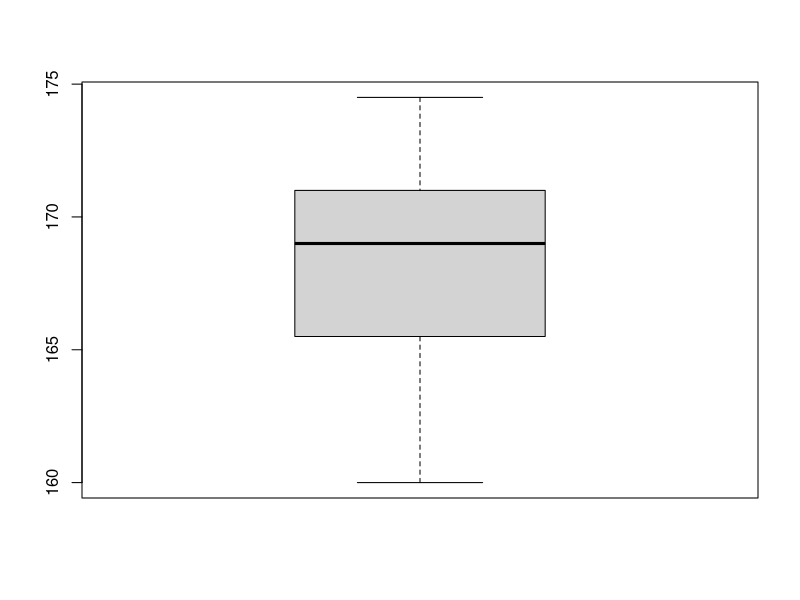
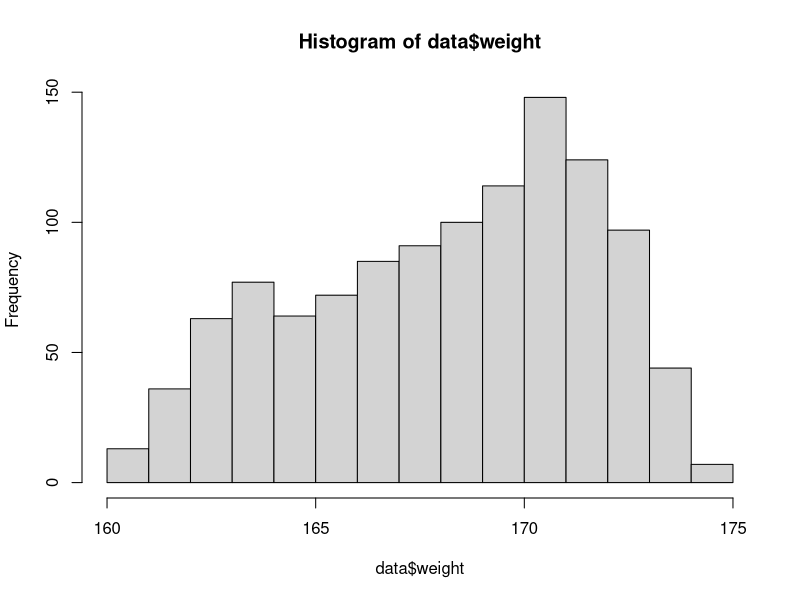
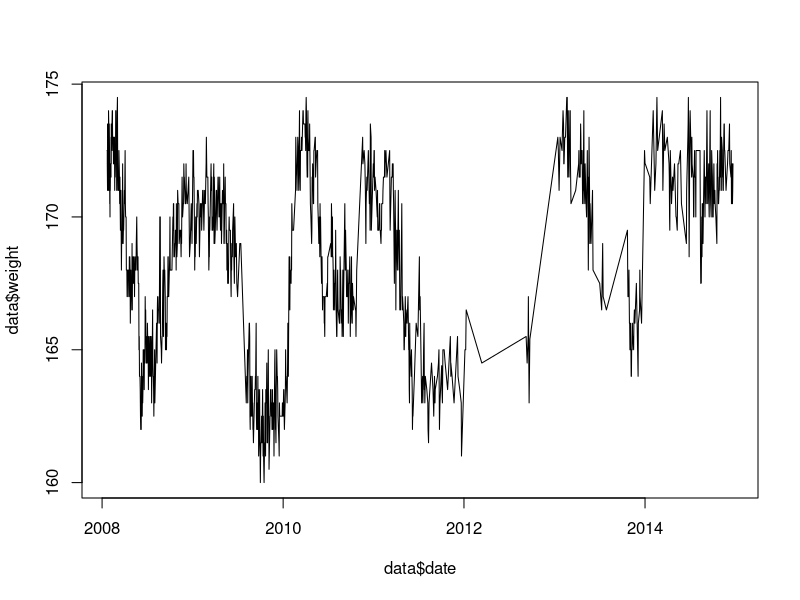
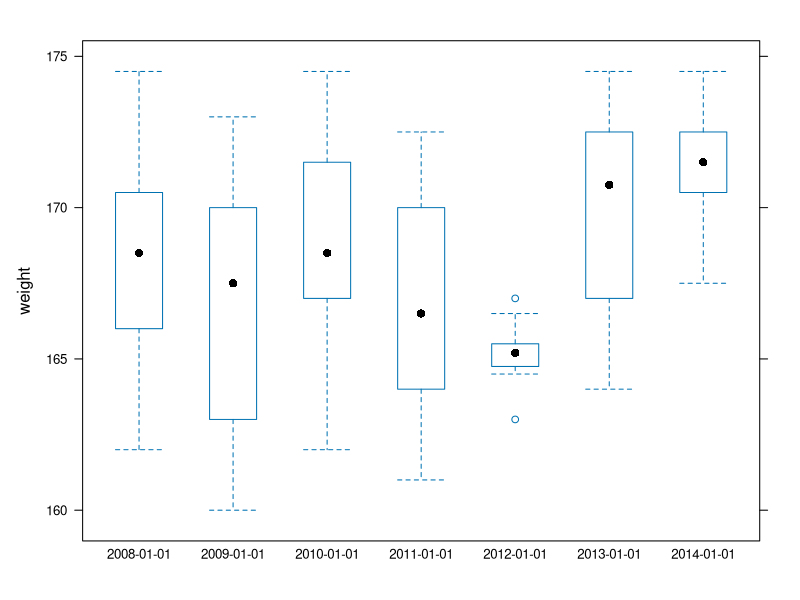
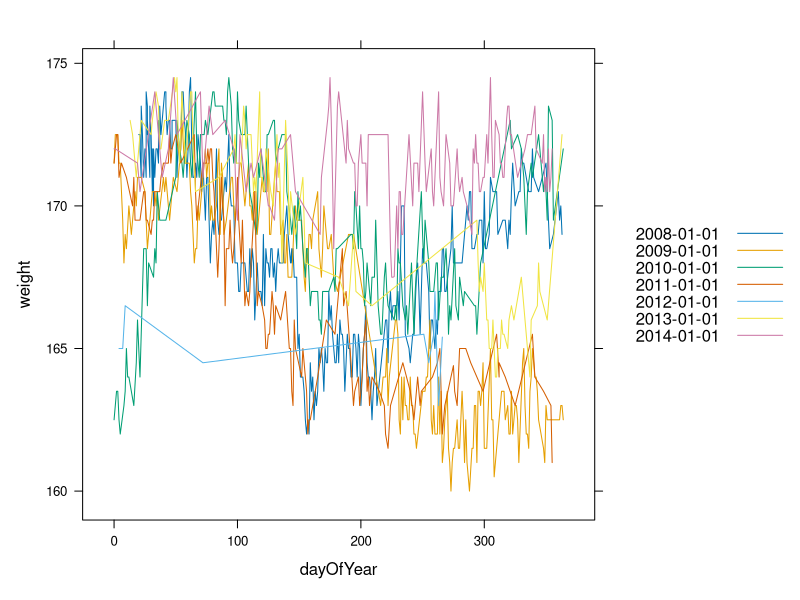
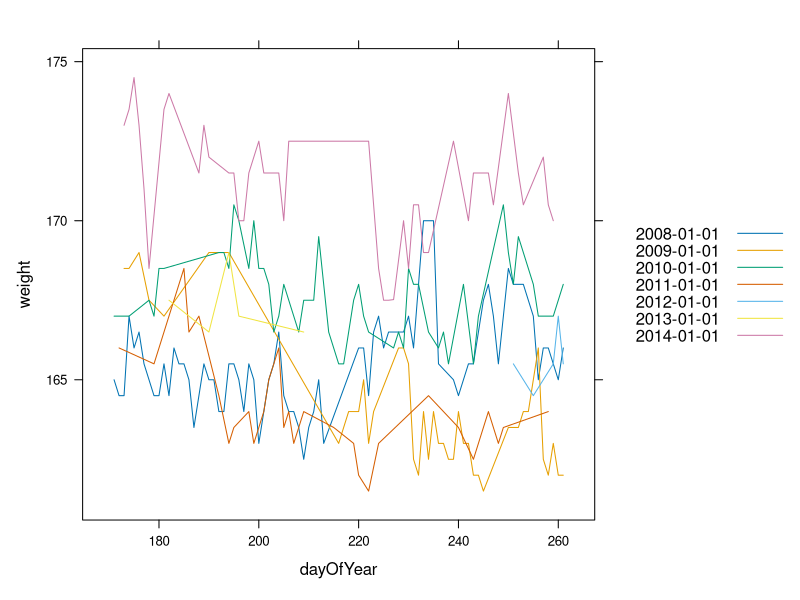
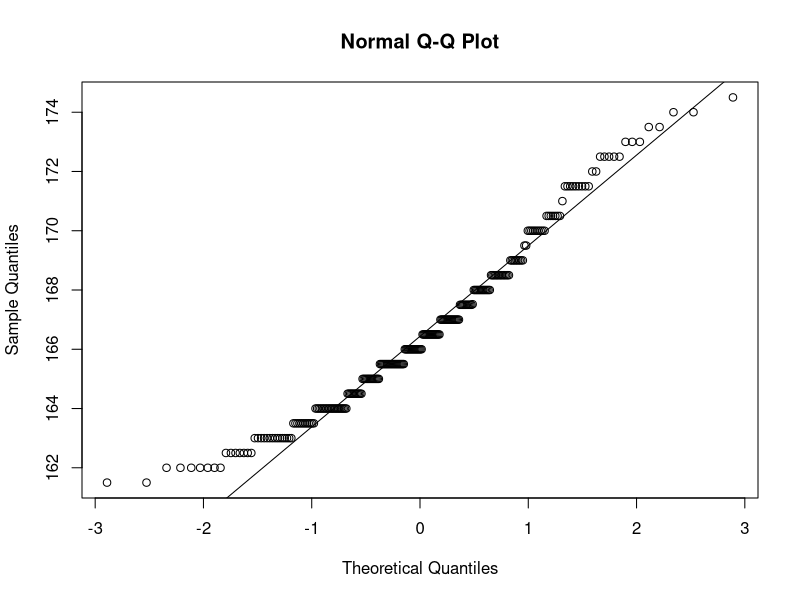
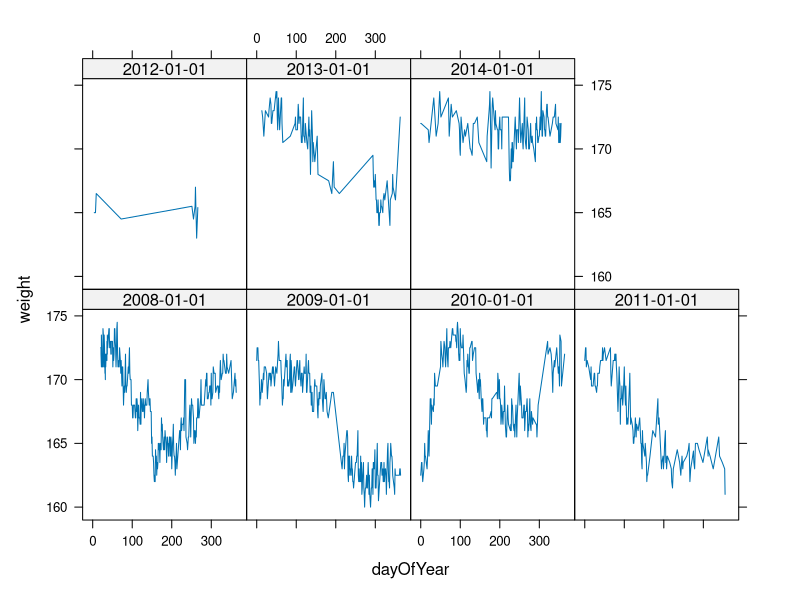

Reproduce these figures in R, in order.
## ---- chunk 1
raw <- read.csv('Weight - Weight.csv', stringsAsFactors=FALSE)
str(raw)
## ---- chunk 2
CleanDate <- as.Date(raw$Timestamp, format = '%m/%d/%Y')

# The command above created missing (NA) values if Timestamp was missing. 
missing <- which(is.na(CleanDate))

# Fill in the missing dates from the Date field
CleanDate[missing] <- as.Date(raw$Date[missing], format = '%m/%d/%Y')

num_missing_dates <- sum(is.na(CleanDate))
## ---- chunk 3
CleanWeight <- as.numeric(raw$Weight)

num_missing_weights <- sum(is.na(CleanWeight))
## ---- chunk 4
# Create a new data frame with the cleaned dates (labeled Date)
data <- data.frame(date = CleanDate, weight = CleanWeight)

data <- data[! (is.na(CleanDate) | is.na(CleanWeight)),]
## ---- chunk 5
s <- summary(data$weight)
s
## ---- chunk 6
boxplot(data$weight)
## ---- chunk 7
hist(data$weight)
## ---- chunk 8
# Sort by date for the plot
data <- data[order(data$date),]

plot(data$date,data$weight,type="l")
## ---- chunk 9
# Add a "year" field
data$year <- cut(data$date, 'year')

require(lattice)
bwplot(weight~year, data)
## ---- chunk 10
# Strip off the year
data$dayOfYear <- as.numeric(difftime(data$date, data$year, units="days"))

# Sort each of the years
data <- data[order(data$dayOfYear),]

xyplot(weight ~ dayOfYear
       , data
       , groups=year    # Use a different line for each year
       , type="l"
       , auto.key=TRUE) # create a legend
## ---- chunk 11
# approximately start approximately at julian day 171
sdata <- data[data$dayOfYear >= 171 & data$dayOfYear <= 171+90,]
xyplot(weight ~ dayOfYear
       , sdata
       , groups=year    # Use a different line for each year
       , type="l"
       , auto.key=TRUE) # create a legend
sold <- sdata[sdata$year!=2014,]
s14 <-sdata[sdata$year==2014,]
qqnorm(sold$weight)
qqline(sold$weight)
## ---- chunk 12
xyplot(weight ~ dayOfYear | as.factor(year)
       , data
       , type="l")
